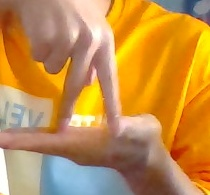
#> input picture train/0002.jpg, 210 x 195 px, given in place of the camera
$ python PalmTracker.py
#> lines starting #> are read from the running program, lines starting #| are printed output that depends on the picture; after the words box and inside, x2 and y2 are one past the last pixel; in counts of white or black regions, pixels touching at a corner belong together
import argparse
import cv2
import imutils

bg = None

# 数据存储路径
save_path = '../train/data/trainData/test001'


def run_avg(image, aWeight):
    global bg
    if bg is None:
        bg = image.copy().astype('float')
        return

    cv2.accumulateWeighted(image, bg, aWeight)


def segment(image, threshold=25):
    global bg
    diff = cv2.absdiff(bg.astype('uint8'), image)

    thresholded = cv2.threshold(diff,
                                threshold,
                                255,
                                cv2.THRESH_BINARY)[1]

    (cnts, _) = cv2.findContours(thresholded.copy(),
                                 cv2.RETR_EXTERNAL,
                                 cv2.CHAIN_APPROX_SIMPLE)

    if len(cnts) == 0:
        return
    else:
        segmented = max(cnts, key=cv2.contourArea)
        return (thresholded, segmented)


def main(dtype):
#> called with dtype = 'pause'
    aWeight = 0.5

    camera = cv2.VideoCapture(0)

    top, right, bottom, left = 90, 380, 285, 590

    num_frames = 0
    thresholded = None

    count = 0

    while(True):
        (grabbed, frame) = camera.read()
#> frame is the input picture: shape (195, 210, 3); mean B, G, R 75.6, 142.9, 194.9
        if grabbed:

            frame = imutils.resize(frame, width=700)
#> frame: shape (650, 700, 3)

            frame = cv2.flip(frame, 1)
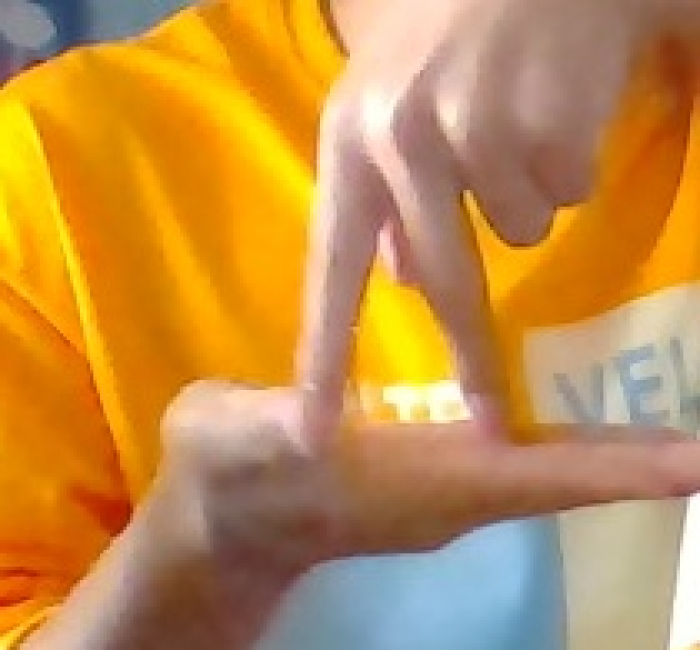
#> frame: shape (650, 700, 3); mean B, G, R 75.6, 142.9, 194.9

            clone = frame.copy()

            (height, width) = frame.shape[:2]
#> height = 650; width = 700

            roi = frame[top:bottom, right:left]
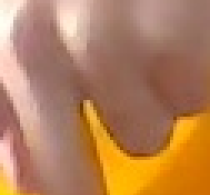
#> roi: shape (195, 210, 3); mean B, G, R 90.4, 128.6, 179.8

            gray = cv2.cvtColor(roi, cv2.COLOR_BGR2GRAY)
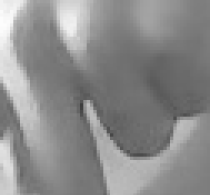
#> gray: shape (195, 210); min 62, max 253, mean 139.6
            gray = cv2.GaussianBlur(gray, (7, 7), 0)

            if num_frames < 30:
                run_avg(gray, aWeight)
            else:
                hand = segment(gray)

                if hand is not None:
                    (thresholded, segmented) = hand

                    cv2.drawContours(
                        clone, [segmented + (right, top)], -1, (0, 0, 255))

            cv2.rectangle(clone, (left, top), (right, bottom), (0, 255, 0), 2)
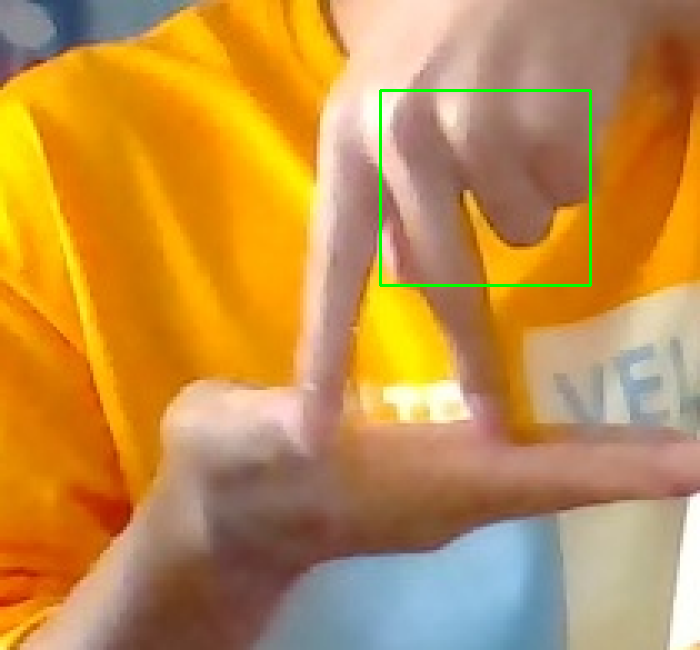
#> clone: shape (650, 700, 3); 0.53% of pixels changed, all inside (x1, y1, x2, y2) = (379, 89, 592, 287)

            num_frames += 1

            cv2.imshow('Video Feed', clone)
            if not thresholded is None:
                cv2.imshow('Thesholded', thresholded)

            keypress = cv2.waitKey(1) & 0xFF
#> (key q is pressed here)

            if keypress == ord('q'):
                break

            if keypress == ord('s'):
                print(save_path +'/{:04}.jpg'.format(count))
                path = save_path + '/{:04}.jpg'.format(count)
                cv2.imwrite(path, thresholded)
                count += 1
                print(count, 'saved.')

        else:
            camera.release()
            break


if __name__ == '__main__':
    parser = argparse.ArgumentParser()
    parser.add_argument('--dtype', type=str, default='pause')
    args = parser.parse_args()
    main(args.dtype)
    cv2.destroyAllWindows()
